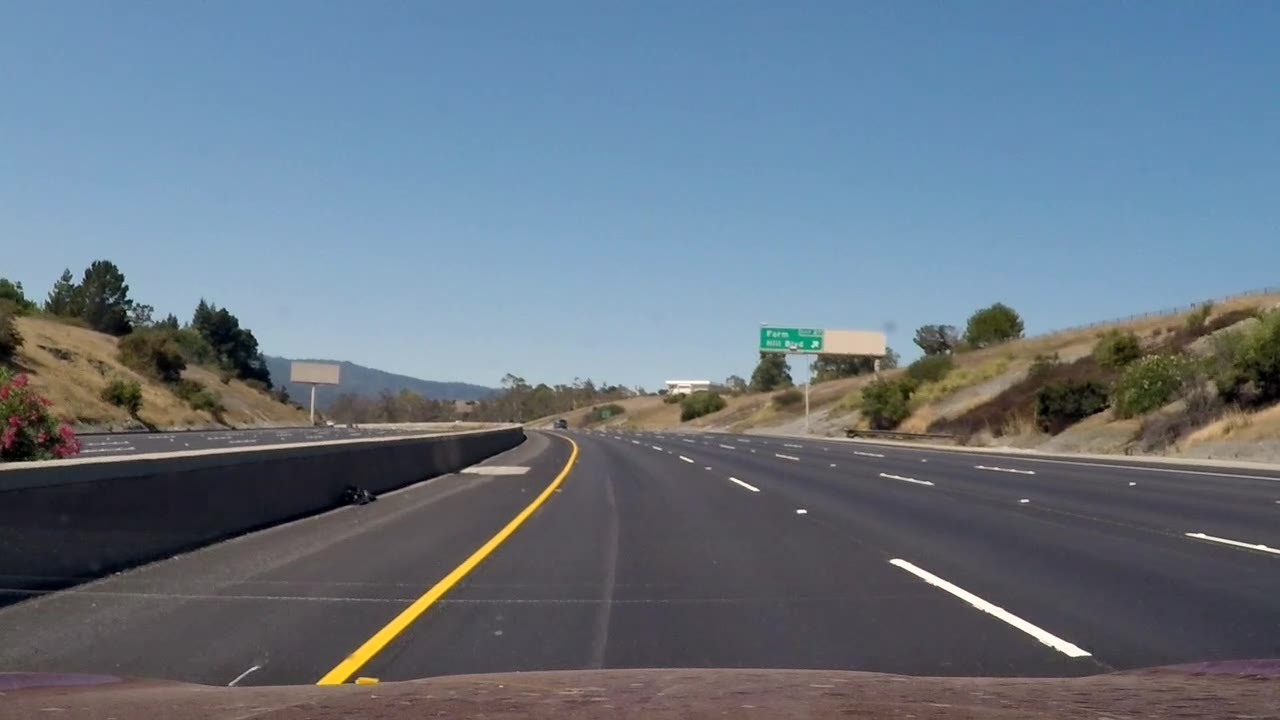
#> input picture out_jpg/before/foo-0004.jpg, 1280 x 720 px; its folder holds only this picture in this run
$ python testrun-DESKTOP-MF2N13A.py   (older library calls are emulated)
#> lines starting #> are read from the running program, lines starting #| are printed output that depends on the picture; after the words box and inside, x2 and y2 are one past the last pixel; in counts of white or black regions, pixels touching at a corner belong together
#> (reads cameraData/calibrations.p from the repository)
#> further down, image is the input picture: shape (720, 1280, 3); mean B, G, R 131.2, 117.5, 103.9
# -*- coding: utf-8 -*-
"""
CarND Project4 Advanced Lane Line Finding

Created on Thu Mar 23 11:14:27 2017

@author: Dyson Freeman
"""
'''
The goals / steps of this project are the following:

    1.Compute the camera calibration matrix and distortion coefficients given a set of chessboard images.
    2.Apply a distortion correction to raw images.
    3.Use color transforms, gradients, etc., to create a thresholded binary image.
    4.Apply a perspective transform to rectify binary image ("birds-eye view").
    5.Detect lane pixels and fit to find the lane boundary.
    6.Determine the curvature of the lane and vehicle position with respect to center.
    7.Warp the detected lane boundaries back onto the original image.
    8.Output visual display of the lane boundaries and numerical estimation of lane curvature and vehicle position.
'''
import numpy as np
import cv2
import glob
import matplotlib.pyplot as plt
import matplotlib.image as mpimg
import pickle
import sys


global counter
counter = 0


'''
STEP1: Camera Calibration
       One just need to call this function to calibrate the camera once. Then the
       function will store calibration parameters to a pickle file.
       ONE extra parameters should be modified for other users:
           * The output pickle file name and relative path
'''

# [36 lines left out: function cameraCalibration, not called in this run]

'''
STEP2: Image Undistortion
       Only correct the distortion introduced by the camera lens, perspective distort
       is not included.
'''
def undistortion(img, mtx, dist):
    # Test undistortion on an image

    dst = cv2.undistort(img, mtx, dist, None, mtx)
#    cv2.imwrite('./camera_cal/test_undist.jpg',dst)

    return dst

# [16 lines of commented-out code are left out]

'''
Step3. Thresholding Images
'''
# This thresholdingBinary() function takes sobel matrix, the magnitude of gredients,
# the orientation of gradients and the HLS color transformation into account, to derive a
# thresholding binary image in which the lane lines can be clearly seen.

def thresholdingBinary(img, s_thresh=(170, 250), sx_thresh=(100, 255), sy_thresh=(100,255), dir_thresh=(0.6,0.7), mag_thresh=(30,200)):
#> called with s_thresh = (170, 250), sx_thresh = (100, 255), sy_thresh = (100, 255), dir_thresh = (0.6, 0.7), mag_thresh = (30, 200)
    img = np.copy(img)
    gray = cv2.cvtColor(img, cv2.COLOR_BGR2GRAY)
    # Convert to HSV color space and separate the V channel
    hsv = cv2.cvtColor(img, cv2.COLOR_RGB2HLS).astype(np.float)
    h_channel = hsv[:,:,0]
    l_channel = hsv[:,:,1]
    s_channel = hsv[:,:,2]
#    plt.imshow(s_channel)

    # Sobel x
    sobelx = cv2.Sobel(gray, cv2.CV_64F, 1, 0) # Take the derivative in x
    abs_sobelx = np.absolute(sobelx) # Absolute x derivative to accentuate lines away from horizontal
    scaled_sobelx = np.uint8(255*abs_sobelx/np.max(abs_sobelx))

    # Sobel y
    sobely = cv2.Sobel(gray, cv2.CV_64F, 1, 0) # Take the derivative in x
    abs_sobely = np.absolute(sobely) # Absolute x derivative to accentuate lines away from horizontal
    scaled_sobely = np.uint8(255*abs_sobely/np.max(abs_sobely))

    # Threshold x gradient
    sxbinary = np.zeros_like(scaled_sobelx)
    sxbinary[(scaled_sobelx >= sx_thresh[0]) & (scaled_sobelx <= sx_thresh[1])] = 1

    # Threshold y gradient
    sybinary = np.zeros_like(scaled_sobely)
    sxbinary[(scaled_sobely >= sy_thresh[0]) & (scaled_sobely <= sy_thresh[1])] = 1

    # Threshold direction gradient
    direct = np.arctan2(abs_sobely, abs_sobelx)
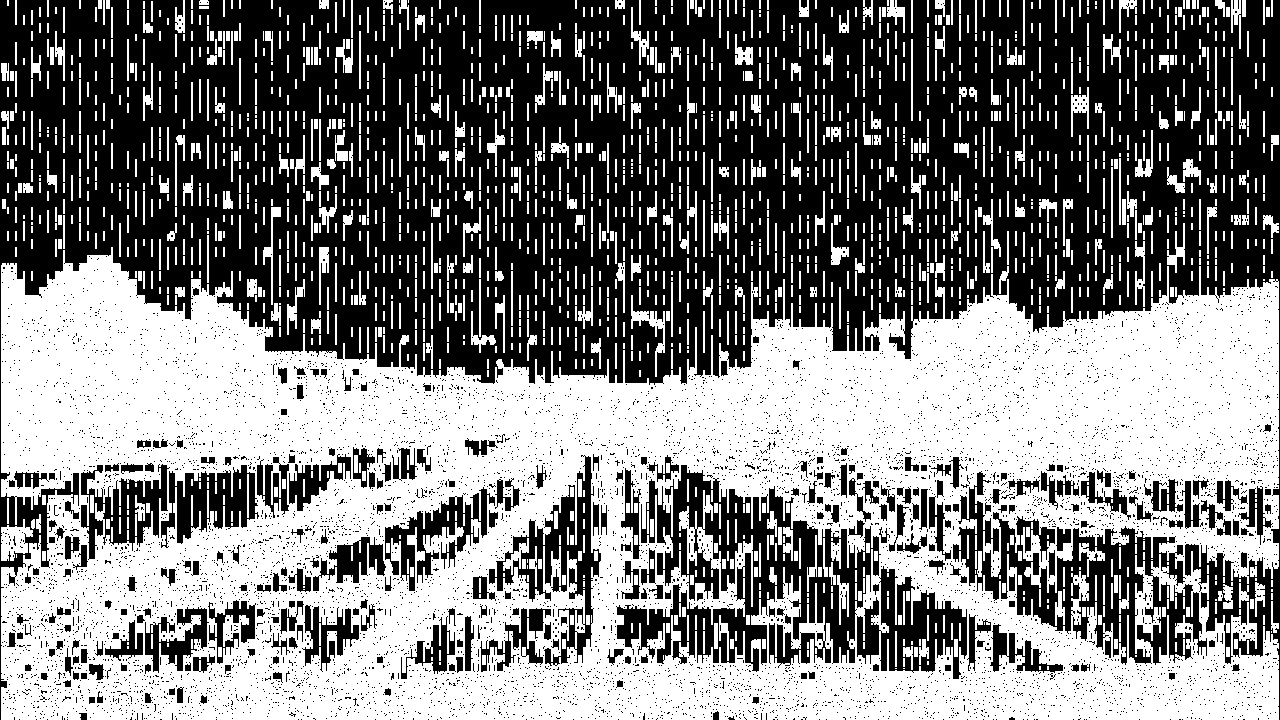
#> direct: shape (720, 1280) float64; values 0 (black) and 0.785 (white), 48.9% white; 2061 white regions (509 under 20 px), largest, box (x1, y1, x2, y2) and area: (1, 247, 1279, 720) 370993, (1, 519, 33, 561) 784, (631, 295, 665, 377) 591

    # Threshold direction
    dir_binary = np.zeros_like(direct)
    dir_binary[(direct > np.min(dir_thresh)) & (direct < np.max(dir_thresh))] = 1

    # Magnitude gradient
    mag = np.sqrt(np.square(sobelx) + np.square(sobely))
    scaled_mag = np.uint8(255 * mag/np.max(mag))
    mag_binary = np.zeros_like(mag)
    mag_binary[(scaled_mag > np.min(mag_thresh)) & (scaled_mag < np.max(mag_thresh))] = 1

    # Threshold color channel
    s_binary = np.zeros_like(s_channel)
    s_binary[(s_channel >= s_thresh[0]) & (s_channel <= s_thresh[1])] = 1
#    h_binary = np.zeros_like(h_channel)
#    h_binary[(h_channel >= s_thresh[0]) & (h_channel <= s_thresh[1])] = 1
    # Stack each channel
    # Note color_binary[:, :, 0] is all 0s, effectively an all black image. It might
    # be beneficial to replace this channel with something else.
    color_binary = np.dstack((mag_binary, sxbinary, s_binary))
    mono_binary = np.zeros_like(gray)
    mono_binary[(s_binary == 1) | (sybinary == 1) | (sxbinary == 1) | (mag_binary == 1) | (dir_binary == 1)] = 1
#    print(color_binary.shape)
#    return color_binary
    return mono_binary

# [20 lines of commented-out code are left out]

'''
Step4. Perspective Transform
'''
# This calibration only take two straight line images
def perspectiveTrans(img):
    img_size = (img.shape[1], img.shape[0])

    src = np.float32([[275.93, 664.08],
                      [1034.93, 664.08],
                      [708.17,  462.10],
                      [576.17, 462.10]])

    dst = np.float32([[275.93, 664.08],
                      [1034.93, 664.08],
                      [1034.93, 64.08],
                      [275.93, 64.08]])

    M = cv2.getPerspectiveTransform(src, dst)
    Minv = cv2.getPerspectiveTransform(dst, src)

    warped = cv2.warpPerspective(img, M, img_size, flags=cv2.INTER_LINEAR)
    perspect_pickle = {}
    perspect_pickle['M'] = M
    perspect_pickle['Minv'] = Minv
    pickle.dump(perspect_pickle, open( "./cameraData/perspective.p", "wb"))

    return warped

'''
Step5. Sliding Window to Find lanes
'''
def slidingWindows(binary_warped, nwindows=9, margin=60, minpix=100):
    # Assuming you have created a warped binary image called "binary_warped"
    # Take a histogram of the bottom half of the image
#> called with nwindows = 9, margin = 60, minpix = 100
    histogram = np.sum(binary_warped[int(binary_warped.shape[0]/2):,:], axis=0)
#> histogram = 1280 values, max 287 at index 339, min 0 at index 0, mean 8.08
    # Create an output image to draw on and  visualize the result
    out_img = np.dstack((binary_warped, binary_warped, binary_warped))*255
    # Find the peak of the left and right halves of the histogram
    # These will be the starting point for the left and right lines
    midpoint = np.int(histogram.shape[0]/2)
    leftx_base = np.argmax(histogram[:midpoint])
#> leftx_base = 339
    rightx_base = np.argmax(histogram[midpoint:]) + midpoint
#> rightx_base = 1106

    # Choose the number of sliding windows
#    nwindows = 9
    # Set height of windows
    window_height = np.int(binary_warped.shape[0]/nwindows)
    # Identify the x and y positions of all nonzero pixels in the image
    nonzero = binary_warped.nonzero()
#> nonzero = 38705 positions, rows 0 to 687, columns 64 to 1228
    nonzeroy = np.array(nonzero[0])
    nonzerox = np.array(nonzero[1])
#    print(nonzeroy.shape())
    # Current positions to be updated for each window
    leftx_current = leftx_base
#> leftx_current = 339
    rightx_current = rightx_base
#> rightx_current = 1106
    # Set the width of the windows +/- margin
#    margin = 100
    # Set minimum number of pixels found to recenter window
#    minpix = 50
    # Create empty lists to receive left and right lane pixel indices
    left_lane_inds = []
    right_lane_inds = []

    # Step through the windows one by one
    for window in range(nwindows):
        # Identify window boundaries in x and y (and right and left)
        win_y_low = binary_warped.shape[0] - (window+1)*window_height
        win_y_high = binary_warped.shape[0] - window*window_height
        win_xleft_low = leftx_current - int(0.8 * margin)
        win_xleft_high = leftx_current + int(1.2 * margin)
        win_xright_low = rightx_current - int(0.8 * margin)
        win_xright_high = rightx_current + int(1.2 * margin)
        # Draw the windows on the visualization image
        cv2.rectangle(out_img,(win_xleft_low,win_y_low),(win_xleft_high,win_y_high),(0,255,0), 2)
        cv2.rectangle(out_img,(win_xright_low,win_y_low),(win_xright_high,win_y_high),(0,255,0), 2)
        # Identify the nonzero pixels in x and y within the window
        good_left_inds = ((nonzeroy >= win_y_low) & (nonzeroy < win_y_high) & (nonzerox >= win_xleft_low) & (nonzerox < win_xleft_high)).nonzero()[0]
        good_right_inds = ((nonzeroy >= win_y_low) & (nonzeroy < win_y_high) & (nonzerox >= win_xright_low) & (nonzerox < win_xright_high)).nonzero()[0]

#        print(win_xleft_low, win_xleft_high, win_y_low, win_y_high)
#        print((((nonzeroy >= win_y_low) & (nonzeroy < win_y_high) & (nonzerox >= win_xleft_low) & (nonzerox < win_xleft_high))).shape)

        # Append these indices to the lists
        left_lane_inds.append(good_left_inds)
        right_lane_inds.append(good_right_inds)


#        print(left_lane_inds)
        # If you found > minpix pixels, recenter next window on their mean position
        if len(good_left_inds) > minpix:
            leftx_current = np.int(np.mean(nonzerox[good_left_inds]))
        if len(good_right_inds) > minpix:
            rightx_current = np.int(np.mean(nonzerox[good_right_inds]))
#> this loop made 9 passes
#> (win_xleft_low, win_xleft_high, win_xright_low, win_xright_high, leftx_current, rightx_current) on passes 1, 2, 4, 5: (291, 411, 1058, 1178, 353, 1096), (305, 425, 1048, 1168, 349, 1091), (297, 417, 1043, 1163, 337, 1071), (289, 409, 1023, 1143, 326, 1043)
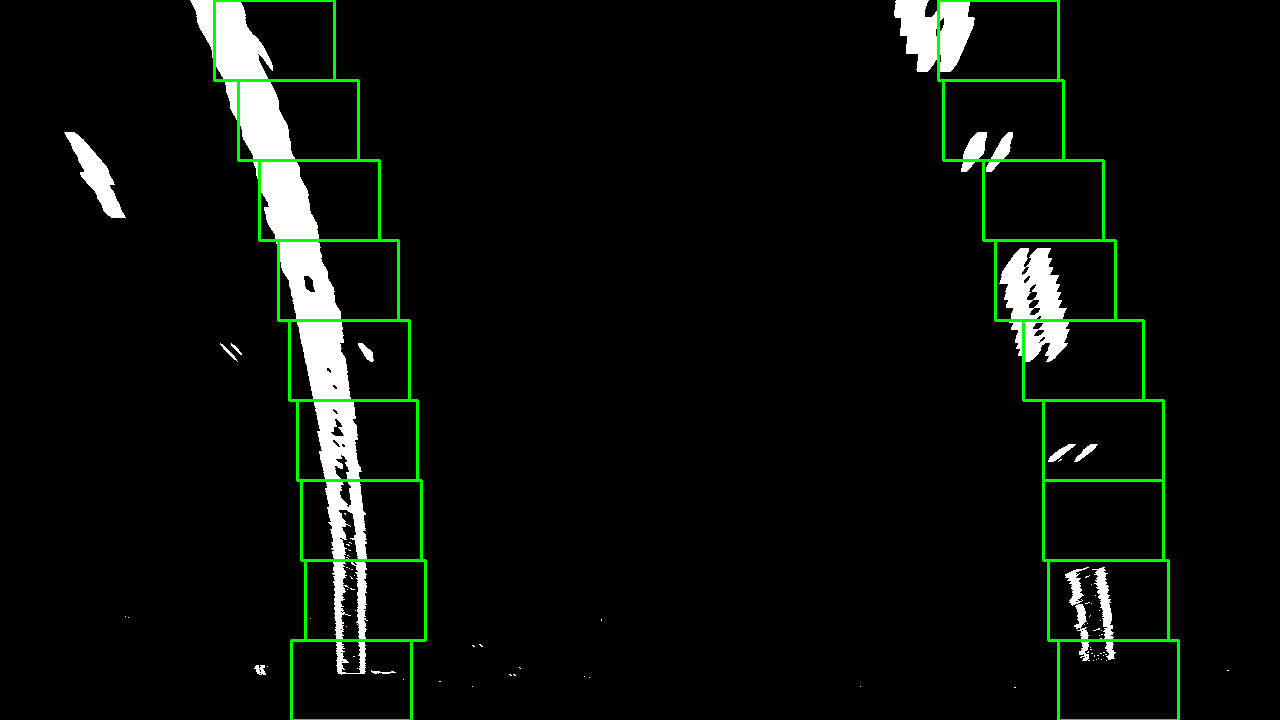
#> out_img: shape (720, 1280, 3); mean of channels 0, 1, 2 10.2, 14.5, 10.2; drawn as B, G, R
#> after the loop, left_lane_inds = 9 items; right_lane_inds = 9 items

    # Concatenate the arrays of indices
    left_lane_inds = np.concatenate(left_lane_inds)
    right_lane_inds = np.concatenate(right_lane_inds)
#> right_lane_inds = 9454 values, max 38375 at index 302, min 83 at index 7523, mean 20830.2

#    print(left_lane_inds.shape)

    # Extract left and right line pixel positions
    leftx = nonzerox[left_lane_inds]
    lefty = nonzeroy[left_lane_inds]
    rightx = nonzerox[right_lane_inds]
#> rightx = 9454 values, max 1115 at index 192, min 938 at index 7710, mean 1025.1
    righty = nonzeroy[right_lane_inds]
#> righty = 9454 values, max 660 at index 294, min 0 at index 7523, mean 290.8

    # Fit a second order polynomial to each
    left_fit, left_fit_res, _, _, _ = np.polyfit(lefty, leftx, 2, full=True)
#> left_fit = [-0.000305, 0.403, 219.1]; left_fit_res = [3894077.8]
    right_fit, right_fit_res, _, _, _ = np.polyfit(righty, rightx, 2, full=True)
#> right_fit = [-0.000193, 0.365, 941.9]; right_fit_res = [1944228.6]
#    print(left_fit)
#    print(right_fit)
    # Fit a polynomial using the actual length of road
    ym_per_px = 30/720
    xm_per_px = 3.7/700

    left_fit_meter, left_fit_meter_res, _, _, _ = np.polyfit(lefty*ym_per_px, leftx*xm_per_px, 2, full=True)
#> left_fit_meter = [-0.000928, 0.0512, 1.16]; left_fit_meter_res = [108.8]
    right_fit_meter, right_fit_meter_res, _, _, _ = np.polyfit(righty*ym_per_px, rightx*xm_per_px, 2, full=True)
#> right_fit_meter = [-0.000587, 0.0463, 4.98]; right_fit_meter_res = [54.32]

    out_img[nonzeroy[left_lane_inds], nonzerox[left_lane_inds]] = [255, 0, 0]
    out_img[nonzeroy[right_lane_inds], nonzerox[right_lane_inds]] = [0, 0, 255]
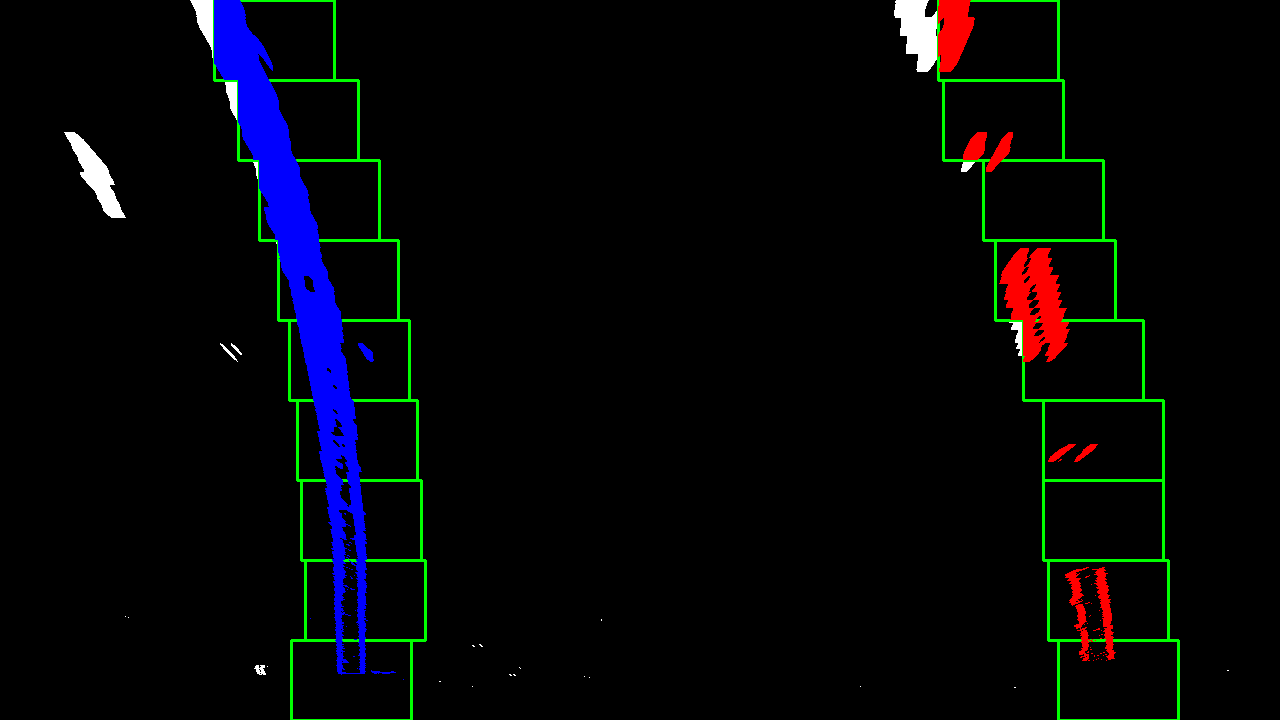
#> out_img: shape (720, 1280, 3); mean of channels 0, 1, 2 8, 5.4, 4.1; drawn as B, G, R

    resultDict = {'left_fit': left_fit, 'right_fit':right_fit,
    'left_fit_meter':left_fit_meter, 'right_fit_meter':right_fit_meter,
    'left_fit_res':left_fit_res, 'right_fit_res':right_fit_res,
    'left_fit_meter_res':left_fit_meter_res, 'right_fit_meter_res':right_fit_meter_res}

    return resultDict, out_img


# [49 lines left out: function lineFinding, not called in this run]

'''
Step5: Curvature and Lane Center Deviation
'''
# [25 lines left out: functions curvature, curvature_meter, offset, not called in this run]

'''
Step6: Warp back
       This function draws a filled polynomial defined by 'ploty', 'left_fitx' and
       'right_fitx', it should be called after these THREE parameters are given.
'''
# [23 lines left out: function warpback, not called in this run]
#    plt.imshow(result)

'''
Useful functions: Define some useful functions
'''
# Define a class to receive the characteristics of each line detection
class Line():
    def __init__(self, nSamples):
        # was the line detected in the last iteration?
        self.detected = False
        # x values of the last n fits of the line
        self.recent_xfitted = []
        #average x values of the fitted line over the last n iterations
        self.bestx = None
        #polynomial coefficients averaged over the last n iterations
        self.best_fit = np.zeros((nSamples+1,3), dtype=float)
        #polynomial coefficients for the most recent fit
        self.current_fit = np.zeros(3, dtype=float)
        #polynomial coefficients for the k-1 step
        self.pre_fit = np.zeros(3, dtype=float)
        #polynomial coefficients for the k-2 step
        self.ppre_fit = np.zeros(3, dtype=float)
        #radius of curvature of the line in some units
        self.radius_of_curvature = 0
        #average radius of curvature over the last n iterations
        self.best_curvature = np.zeros(nSamples+1, dtype=float)
        #distance in meters of vehicle center from the line
        self.line_base_pos = None
        #difference in fit coefficients between last and new fits
        self.diffs = np.array([0,0,0], dtype='float')
        #x values for detected line pixels
        self.allx = None
        #y values for detected line pixels
        self.ally = None

    # [56 lines left out: functions range_check, rationality_check, updateFitParameters, not called in this run]


'''''''''''''''''''''''''''''''''''''''''''''''''''''''''''''''''
Pipeline Implementation: To test above process functions in following pipeline
'''''''''''''''''''''''''''''''''''''''''''''''''''''''''''''''''
# 1. CAMERA CALIBRATION
# This routin just run once, the camera data is stored in the pickle file
calibration_flag = 0
if calibration_flag != 0:
    calibration_flag = 0
    calibration_img_list = glob.glob('./camera_cal/calibration*.jpg')
    cameraCalibration(calibration_img_list, 9, 6)

# If the calibration is done before, just load the camera calibration data sets
with open('cameraData/calibrations.p', 'rb') as f:
    cal_data = pickle.load(f)
    mtx = cal_data['mtx']
    dist = cal_data['dist']

# By default, we launch a blind search routin when finding lanes
blind_search_flag = 1

curvature_dropped = 0
nSamples = 24

#normal_flag = True

image_name_list = glob.glob('./out_jpg/before/foo*.jpg')

# Useful vars for debug
left_fit_array = np.zeros((len(image_name_list), 3), dtype=float)
right_fit_array = np.zeros((len(image_name_list), 3), dtype=float)
left_updated_array = np.zeros((len(image_name_list), 3), dtype=float)
right_updated_array = np.zeros((len(image_name_list), 3), dtype=float)

# Instantiate two lines of the Line class
instance_line_left = Line(nSamples)
instance_line_right = Line(nSamples)

for idx, image in enumerate(image_name_list):
    print('Current iteration:' + str(idx))
    image = cv2.imread(image)

    # 2. CAMERA CALIBRATION: Using calibration parameters to undistort images
    undistort = undistortion(image, mtx, dist)
    # Save undistorted images for testing, Uncommit this when mass processing
#    outfilename = 'undist_test' + str(idx) + '.jpg'
#    cv2.imwrite('./output_images/' + outfilename, undistort)

    # 3. THRESHOLDING IMAGES
    binary_image = thresholdingBinary(image)
    # Save thresholding images for testing. Uncommit this when mass processing
#    outfilename = 'binary_test' + str(idx) + '.jpg'
#    cv2.imwrite('./output_images/' + outfilename, binary_image)

    # 4. PERSPECTIVE TRANFORM
    warped_img = perspectiveTrans(binary_image)

    # 4. FINDING LANE LINES: for each image
    # Use 'blind_search_flag' to switch blind searching and direct searching approach
    if blind_search_flag == 1:
            fit_paras, out_img = slidingWindows(warped_img)
#> fit_paras = 8 items
            blind_search_flag = 0
            print('Blind Search Enabled...')
#           print(fit_paras['left_fit'])
    else:
        # Generate x and y values for plotting
        left_fit = fit_paras['left_fit']
        right_fit = fit_paras['right_fit']
#        print('Before direct searching')
#        print(fit_paras['left_fit'])
        fit_paras, out_img = lineFinding(warped_img, left_fit, right_fit)
        print('Direct Search Enabled...')
#        print(fit_paras['left_fit'])
#        print(fit_paras['right_fit'])

    # NOTE: Decide whether update a new fit paras or use the last resonable one
    if idx > 3:
        instance_line_left.current_fit, instance_line_left.pre_fit, instance_line_left.ppre_fit = \
        updateFitParameters(left_fit, right_fit, instance_line_left.current_fit, instance_line_left.pre_fit, instance_line_left.ppre_fit)
        instance_line_right.current_fit, instance_line_right.pre_fit, instance_line_right.ppre_fit = \
        updateFitParameters(right_fit, left_fit, instance_line_right.current_fit, instance_line_right.pre_fit, instance_line_right.ppre_fit)
        left_fit_updated = instance_line_left.current_fit
        right_fit_updated = instance_line_right.current_fit
    else:
#> (the run stopped early here; a loop or call above may not have finished)
